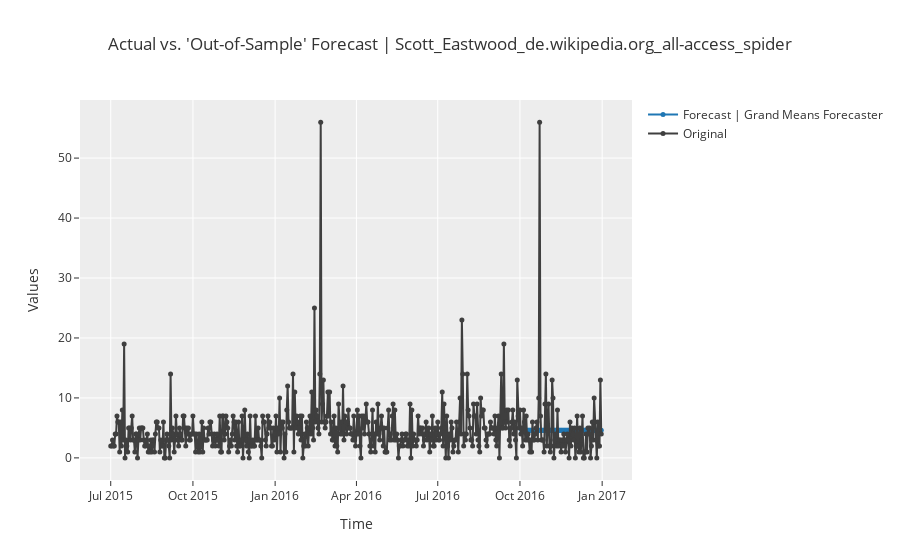

The notebook cell saved with this chart:
### Code cell
# forecast in unknown future
plot_model(tuned_best, plot = 'forecast', data_kwargs = {'fh' : 90})
